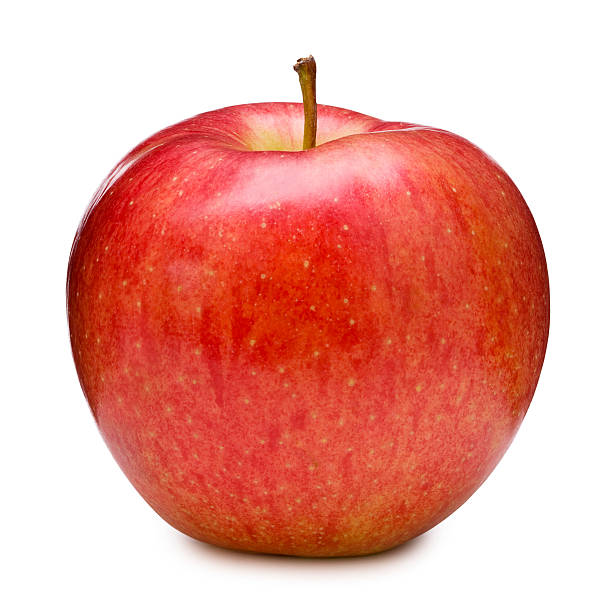
#> input picture apple.jpg, 612 x 612 px
$ python robert.py
#> lines starting #> are read from the running program, lines starting #| are printed output that depends on the picture
import cv2
import numpy as np

# Load the image
image = cv2.imread('apple.jpg', cv2.IMREAD_GRAYSCALE)
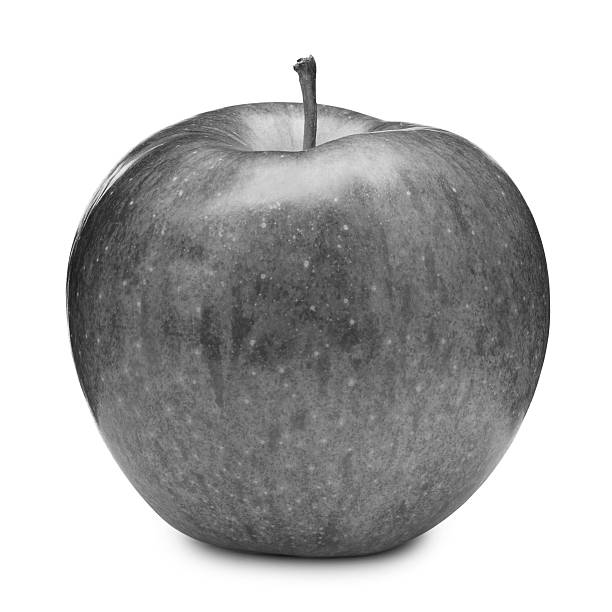
#> image: shape (612, 612); min 9, max 255, mean 186

# Robert operator kernels
kernel_gx = np.array([[1, 0], [0, -1]], dtype=np.float32)
kernel_gy = np.array([[0, 1], [-1, 0]], dtype=np.float32)

# Apply convolution manually
robert_gx = cv2.copyMakeBorder(image, 1, 1, 1, 1, cv2.BORDER_CONSTANT)
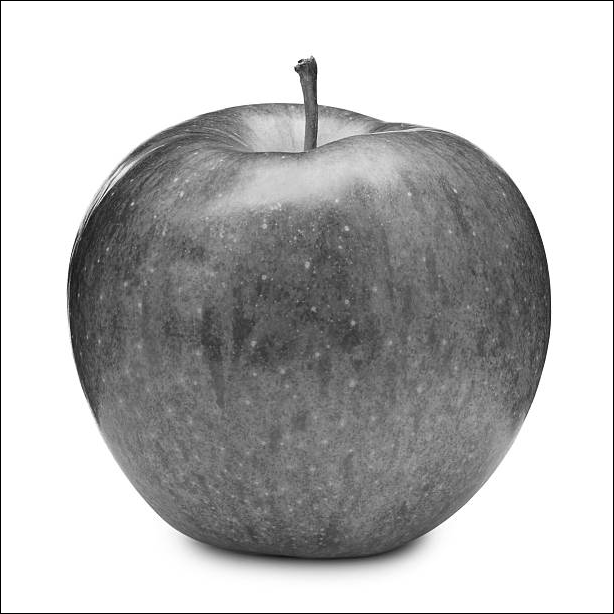
#> robert_gx: shape (614, 614); min 0, max 255, mean 184.8
robert_gy = cv2.copyMakeBorder(image, 1, 1, 1, 1, cv2.BORDER_CONSTANT)
result = np.zeros_like(image, dtype=np.float32)

for i in range(1, image.shape[0] + 1):
    for j in range(1, image.shape[1] + 1):
        result[i-1, j-1] = np.abs(np.sum(robert_gx[i-1:i+1, j-1:j+1] * kernel_gx) + np.sum(robert_gy[i-1:i+1, j-1:j+1] * kernel_gy))
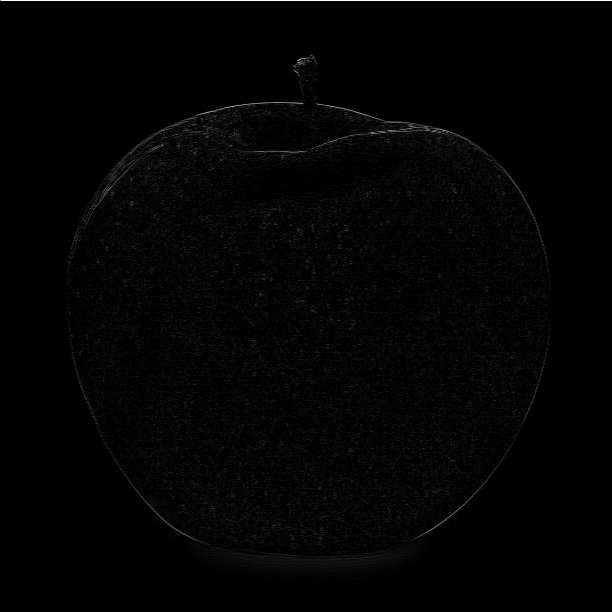
#> result: shape (612, 612) float32; min 0, max 510, mean 7.3; drawn with min black and max white

# Convert result to uint8 for display
result = np.uint8(result)

# Display the original and result images
cv2.imshow('Original Image', image)
cv2.imshow('Robert Magnitude', result)
cv2.waitKey(0)
cv2.destroyAllWindows()
